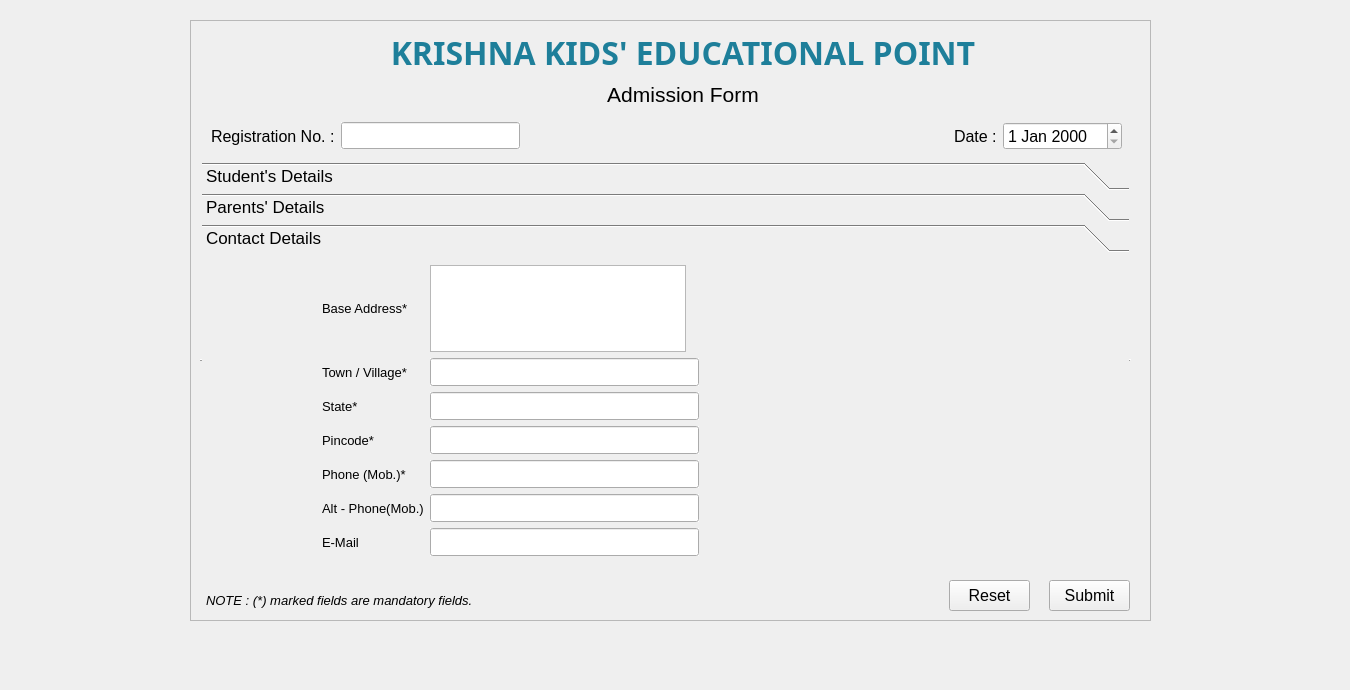
<?xml version="1.0" encoding="UTF-8"?>
<ui version="4.0">
 <class>admissionPage</class>
 <widget class="QWidget" name="admissionPage">
  <property name="geometry">
   <rect>
    <x>0</x>
    <y>0</y>
    <width>1350</width>
    <height>690</height>
   </rect>
  </property>
  <property name="font">
   <font>
    <pointsize>16</pointsize>
   </font>
  </property>
  <property name="windowTitle">
   <string>Form</string>
  </property>
  <property name="autoFillBackground">
   <bool>false</bool>
  </property>
  <widget class="QFrame" name="frame">
   <property name="geometry">
    <rect>
     <x>190</x>
     <y>20</y>
     <width>961</width>
     <height>601</height>
    </rect>
   </property>
   <property name="font">
    <font>
     <pointsize>16</pointsize>
    </font>
   </property>
   <property name="autoFillBackground">
    <bool>true</bool>
   </property>
   <property name="frameShape">
    <enum>QFrame::StyledPanel</enum>
   </property>
   <property name="frameShadow">
    <enum>QFrame::Raised</enum>
   </property>
   <widget class="QWidget" name="layoutWidget">
    <property name="geometry">
     <rect>
      <x>200</x>
      <y>10</y>
      <width>586</width>
      <height>77</height>
     </rect>
    </property>
    <layout class="QVBoxLayout" name="verticalLayout">
     <item>
      <widget class="QLabel" name="lOrgName">
       <property name="font">
        <font>
         <family>Economica</family>
         <pointsize>36</pointsize>
         <weight>75</weight>
         <italic>false</italic>
         <bold>true</bold>
         <underline>false</underline>
         <kerning>true</kerning>
        </font>
       </property>
       <property name="autoFillBackground">
        <bool>true</bool>
       </property>
       <property name="text">
        <string>&lt;html&gt;&lt;head/&gt;&lt;body&gt;&lt;p align=&quot;center&quot;&gt;&lt;span style=&quot; font-size:24pt; color:#1e7f9a;&quot;&gt;KRISHNA KIDS' EDUCATIONAL POINT&lt;/span&gt;&lt;/p&gt;&lt;/body&gt;&lt;/html&gt;</string>
       </property>
       <property name="textFormat">
        <enum>Qt::AutoText</enum>
       </property>
       <property name="alignment">
        <set>Qt::AlignHCenter|Qt::AlignTop</set>
       </property>
       <property name="indent">
        <number>0</number>
       </property>
      </widget>
     </item>
     <item>
      <widget class="QLabel" name="lAdmissionForm">
       <property name="autoFillBackground">
        <bool>true</bool>
       </property>
       <property name="text">
        <string>Admission Form</string>
       </property>
       <property name="alignment">
        <set>Qt::AlignCenter</set>
       </property>
      </widget>
     </item>
    </layout>
   </widget>
   <widget class="QToolBox" name="tbAdmissionForm">
    <property name="geometry">
     <rect>
      <x>10</x>
      <y>140</y>
      <width>931</width>
      <height>401</height>
     </rect>
    </property>
    <property name="font">
     <font>
      <pointsize>13</pointsize>
     </font>
    </property>
    <property name="autoFillBackground">
     <bool>true</bool>
    </property>
    <property name="inputMethodHints">
     <set>Qt::ImhDigitsOnly|Qt::ImhPreferNumbers</set>
    </property>
    <property name="frameShape">
     <enum>QFrame::HLine</enum>
    </property>
    <property name="frameShadow">
     <enum>QFrame::Raised</enum>
    </property>
    <property name="currentIndex">
     <number>2</number>
    </property>
    <property name="tabSpacing">
     <number>3</number>
    </property>
    <widget class="QWidget" name="studentDetails">
     <property name="geometry">
      <rect>
       <x>0</x>
       <y>0</y>
       <width>929</width>
       <height>303</height>
      </rect>
     </property>
     <attribute name="label">
      <string>Student's Details</string>
     </attribute>
     <widget class="QLabel" name="lPhoto">
      <property name="geometry">
       <rect>
        <x>740</x>
        <y>20</y>
        <width>121</width>
        <height>141</height>
       </rect>
      </property>
      <property name="autoFillBackground">
       <bool>true</bool>
      </property>
      <property name="frameShape">
       <enum>QFrame::StyledPanel</enum>
      </property>
      <property name="text">
       <string>Photo</string>
      </property>
      <property name="textFormat">
       <enum>Qt::AutoText</enum>
      </property>
      <property name="scaledContents">
       <bool>true</bool>
      </property>
      <property name="alignment">
       <set>Qt::AlignCenter</set>
      </property>
     </widget>
     <widget class="QCommandLinkButton" name="cbUpload">
      <property name="geometry">
       <rect>
        <x>760</x>
        <y>120</y>
        <width>81</width>
        <height>31</height>
       </rect>
      </property>
      <property name="autoFillBackground">
       <bool>true</bool>
      </property>
      <property name="text">
       <string>Upload</string>
      </property>
      <property name="shortcut">
       <string>Ctrl+U</string>
      </property>
     </widget>
     <widget class="QWidget" name="layoutWidget">
      <property name="geometry">
       <rect>
        <x>60</x>
        <y>30</y>
        <width>491</width>
        <height>261</height>
       </rect>
      </property>
      <layout class="QGridLayout" name="gridLayout">
       <item row="0" column="0">
        <widget class="QLabel" name="lName">
         <property name="font">
          <font>
           <pointsize>10</pointsize>
          </font>
         </property>
         <property name="autoFillBackground">
          <bool>true</bool>
         </property>
         <property name="text">
          <string>Name of Student*</string>
         </property>
         <property name="buddy">
          <cstring>leNameStudent</cstring>
         </property>
        </widget>
       </item>
       <item row="0" column="1" rowspan="7">
        <layout class="QVBoxLayout" name="verticalLayout_2">
         <item>
          <widget class="QLineEdit" name="leNameStudent">
           <property name="font">
            <font>
             <pointsize>12</pointsize>
            </font>
           </property>
           <property name="autoFillBackground">
            <bool>true</bool>
           </property>
          </widget>
         </item>
         <item>
          <widget class="QDateEdit" name="deDOB">
           <property name="font">
            <font>
             <pointsize>12</pointsize>
            </font>
           </property>
           <property name="autoFillBackground">
            <bool>true</bool>
           </property>
          </widget>
         </item>
         <item>
          <widget class="QComboBox" name="cbGender">
           <property name="font">
            <font>
             <pointsize>12</pointsize>
            </font>
           </property>
           <property name="autoFillBackground">
            <bool>true</bool>
           </property>
           <item>
            <property name="text">
             <string>SELECT</string>
            </property>
           </item>
           <item>
            <property name="text">
             <string>Male</string>
            </property>
           </item>
           <item>
            <property name="text">
             <string>Female</string>
            </property>
           </item>
          </widget>
         </item>
         <item>
          <widget class="QLineEdit" name="leStd">
           <property name="font">
            <font>
             <pointsize>12</pointsize>
            </font>
           </property>
           <property name="autoFillBackground">
            <bool>true</bool>
           </property>
          </widget>
         </item>
         <item>
          <widget class="QLineEdit" name="leBloodGrp">
           <property name="font">
            <font>
             <pointsize>12</pointsize>
            </font>
           </property>
           <property name="autoFillBackground">
            <bool>true</bool>
           </property>
          </widget>
         </item>
         <item>
          <widget class="QLineEdit" name="leReligion">
           <property name="font">
            <font>
             <pointsize>12</pointsize>
            </font>
           </property>
           <property name="autoFillBackground">
            <bool>true</bool>
           </property>
          </widget>
         </item>
         <item>
          <widget class="QLineEdit" name="leNationality">
           <property name="font">
            <font>
             <pointsize>12</pointsize>
            </font>
           </property>
           <property name="autoFillBackground">
            <bool>true</bool>
           </property>
          </widget>
         </item>
        </layout>
       </item>
       <item row="1" column="0">
        <widget class="QLabel" name="lDOB">
         <property name="font">
          <font>
           <pointsize>10</pointsize>
          </font>
         </property>
         <property name="autoFillBackground">
          <bool>true</bool>
         </property>
         <property name="text">
          <string>Date of Birth*</string>
         </property>
         <property name="buddy">
          <cstring>deDOB</cstring>
         </property>
        </widget>
       </item>
       <item row="2" column="0">
        <widget class="QLabel" name="lGender">
         <property name="font">
          <font>
           <pointsize>10</pointsize>
          </font>
         </property>
         <property name="autoFillBackground">
          <bool>true</bool>
         </property>
         <property name="text">
          <string>Gender*</string>
         </property>
         <property name="buddy">
          <cstring>cbGender</cstring>
         </property>
        </widget>
       </item>
       <item row="3" column="0">
        <widget class="QLabel" name="lStd">
         <property name="font">
          <font>
           <pointsize>10</pointsize>
          </font>
         </property>
         <property name="autoFillBackground">
          <bool>true</bool>
         </property>
         <property name="text">
          <string>Class</string>
         </property>
         <property name="buddy">
          <cstring>leStd</cstring>
         </property>
        </widget>
       </item>
       <item row="4" column="0">
        <widget class="QLabel" name="lBloodGrp">
         <property name="font">
          <font>
           <pointsize>10</pointsize>
          </font>
         </property>
         <property name="autoFillBackground">
          <bool>true</bool>
         </property>
         <property name="text">
          <string>Blood Group</string>
         </property>
         <property name="buddy">
          <cstring>leBloodGrp</cstring>
         </property>
        </widget>
       </item>
       <item row="6" column="0">
        <widget class="QLabel" name="lNationality">
         <property name="font">
          <font>
           <pointsize>10</pointsize>
          </font>
         </property>
         <property name="autoFillBackground">
          <bool>true</bool>
         </property>
         <property name="text">
          <string>Nationality*</string>
         </property>
         <property name="buddy">
          <cstring>leNationality</cstring>
         </property>
        </widget>
       </item>
       <item row="5" column="0">
        <widget class="QLabel" name="lReligion">
         <property name="font">
          <font>
           <pointsize>10</pointsize>
          </font>
         </property>
         <property name="autoFillBackground">
          <bool>true</bool>
         </property>
         <property name="text">
          <string>Religion</string>
         </property>
         <property name="buddy">
          <cstring>leReligion</cstring>
         </property>
        </widget>
       </item>
      </layout>
     </widget>
    </widget>
    <widget class="QWidget" name="parentsDetails">
     <property name="geometry">
      <rect>
       <x>0</x>
       <y>0</y>
       <width>929</width>
       <height>303</height>
      </rect>
     </property>
     <attribute name="label">
      <string>Parents' Details</string>
     </attribute>
     <widget class="QWidget" name="layoutWidget">
      <property name="geometry">
       <rect>
        <x>80</x>
        <y>40</y>
        <width>501</width>
        <height>201</height>
       </rect>
      </property>
      <layout class="QGridLayout" name="gridLayout_2">
       <item row="0" column="0">
        <widget class="QLabel" name="lNameFather">
         <property name="font">
          <font>
           <pointsize>10</pointsize>
          </font>
         </property>
         <property name="autoFillBackground">
          <bool>true</bool>
         </property>
         <property name="text">
          <string>Father's Name*</string>
         </property>
         <property name="buddy">
          <cstring>leNameStudent</cstring>
         </property>
        </widget>
       </item>
       <item row="0" column="1" rowspan="4">
        <layout class="QVBoxLayout" name="verticalLayout_3">
         <item>
          <widget class="QLineEdit" name="leNameFather">
           <property name="font">
            <font>
             <pointsize>12</pointsize>
            </font>
           </property>
           <property name="autoFillBackground">
            <bool>true</bool>
           </property>
          </widget>
         </item>
         <item>
          <widget class="QLineEdit" name="leNameMother">
           <property name="font">
            <font>
             <pointsize>12</pointsize>
            </font>
           </property>
           <property name="autoFillBackground">
            <bool>true</bool>
           </property>
          </widget>
         </item>
         <item>
          <widget class="QLineEdit" name="leFatherOccupation">
           <property name="font">
            <font>
             <pointsize>12</pointsize>
            </font>
           </property>
           <property name="autoFillBackground">
            <bool>true</bool>
           </property>
          </widget>
         </item>
         <item>
          <widget class="QLineEdit" name="leMotherOccupation">
           <property name="font">
            <font>
             <pointsize>12</pointsize>
            </font>
           </property>
           <property name="autoFillBackground">
            <bool>true</bool>
           </property>
          </widget>
         </item>
        </layout>
       </item>
       <item row="1" column="0">
        <widget class="QLabel" name="lNameMother">
         <property name="font">
          <font>
           <pointsize>10</pointsize>
          </font>
         </property>
         <property name="autoFillBackground">
          <bool>true</bool>
         </property>
         <property name="text">
          <string>Mother's Name*</string>
         </property>
         <property name="buddy">
          <cstring>leNameStudent</cstring>
         </property>
        </widget>
       </item>
       <item row="2" column="0">
        <widget class="QLabel" name="lFatherOccupation">
         <property name="font">
          <font>
           <pointsize>10</pointsize>
          </font>
         </property>
         <property name="autoFillBackground">
          <bool>true</bool>
         </property>
         <property name="text">
          <string>Father's Occupation*</string>
         </property>
         <property name="buddy">
          <cstring>leNameStudent</cstring>
         </property>
        </widget>
       </item>
       <item row="3" column="0">
        <widget class="QLabel" name="lMotherOccupation">
         <property name="font">
          <font>
           <pointsize>10</pointsize>
          </font>
         </property>
         <property name="autoFillBackground">
          <bool>true</bool>
         </property>
         <property name="text">
          <string>Mother's Occupation</string>
         </property>
         <property name="buddy">
          <cstring>leNameStudent</cstring>
         </property>
        </widget>
       </item>
      </layout>
     </widget>
    </widget>
    <widget class="QWidget" name="contactDetails">
     <property name="geometry">
      <rect>
       <x>0</x>
       <y>0</y>
       <width>929</width>
       <height>303</height>
      </rect>
     </property>
     <attribute name="label">
      <string>Contact Details</string>
     </attribute>
     <widget class="QWidget" name="layoutWidget">
      <property name="geometry">
       <rect>
        <x>120</x>
        <y>10</y>
        <width>377</width>
        <height>291</height>
       </rect>
      </property>
      <layout class="QGridLayout" name="gridLayout_3">
       <item row="0" column="0">
        <widget class="QLabel" name="lBaseAdd">
         <property name="font">
          <font>
           <pointsize>10</pointsize>
          </font>
         </property>
         <property name="autoFillBackground">
          <bool>true</bool>
         </property>
         <property name="text">
          <string>Base Address*</string>
         </property>
         <property name="buddy">
          <cstring>leNameStudent</cstring>
         </property>
        </widget>
       </item>
       <item row="0" column="1">
        <widget class="QPlainTextEdit" name="teBaseAdd">
         <property name="sizePolicy">
          <sizepolicy hsizetype="Fixed" vsizetype="Fixed">
           <horstretch>0</horstretch>
           <verstretch>0</verstretch>
          </sizepolicy>
         </property>
         <property name="font">
          <font>
           <pointsize>10</pointsize>
          </font>
         </property>
         <property name="autoFillBackground">
          <bool>true</bool>
         </property>
        </widget>
       </item>
       <item row="1" column="0">
        <widget class="QLabel" name="lTownVillage">
         <property name="font">
          <font>
           <pointsize>10</pointsize>
          </font>
         </property>
         <property name="autoFillBackground">
          <bool>true</bool>
         </property>
         <property name="text">
          <string>Town / Village*</string>
         </property>
         <property name="buddy">
          <cstring>leNameStudent</cstring>
         </property>
        </widget>
       </item>
       <item row="1" column="1">
        <widget class="QLineEdit" name="leTown">
         <property name="autoFillBackground">
          <bool>true</bool>
         </property>
        </widget>
       </item>
       <item row="2" column="0">
        <widget class="QLabel" name="lState">
         <property name="font">
          <font>
           <pointsize>10</pointsize>
          </font>
         </property>
         <property name="autoFillBackground">
          <bool>true</bool>
         </property>
         <property name="text">
          <string>State*</string>
         </property>
         <property name="buddy">
          <cstring>leNameStudent</cstring>
         </property>
        </widget>
       </item>
       <item row="2" column="1">
        <widget class="QLineEdit" name="leState">
         <property name="autoFillBackground">
          <bool>true</bool>
         </property>
        </widget>
       </item>
       <item row="3" column="0">
        <widget class="QLabel" name="lPincode">
         <property name="font">
          <font>
           <pointsize>10</pointsize>
          </font>
         </property>
         <property name="autoFillBackground">
          <bool>true</bool>
         </property>
         <property name="text">
          <string>Pincode*</string>
         </property>
         <property name="buddy">
          <cstring>leNameStudent</cstring>
         </property>
        </widget>
       </item>
       <item row="3" column="1">
        <widget class="QLineEdit" name="lePincode">
         <property name="autoFillBackground">
          <bool>true</bool>
         </property>
         <property name="inputMethodHints">
          <set>Qt::ImhDigitsOnly</set>
         </property>
        </widget>
       </item>
       <item row="4" column="0">
        <widget class="QLabel" name="lPhone">
         <property name="font">
          <font>
           <pointsize>10</pointsize>
          </font>
         </property>
         <property name="autoFillBackground">
          <bool>true</bool>
         </property>
         <property name="text">
          <string>Phone (Mob.)*</string>
         </property>
         <property name="buddy">
          <cstring>leNameStudent</cstring>
         </property>
        </widget>
       </item>
       <item row="4" column="1">
        <widget class="QLineEdit" name="lePhone">
         <property name="autoFillBackground">
          <bool>true</bool>
         </property>
         <property name="inputMethodHints">
          <set>Qt::ImhDigitsOnly</set>
         </property>
        </widget>
       </item>
       <item row="5" column="0">
        <widget class="QLabel" name="lPhone_2">
         <property name="font">
          <font>
           <pointsize>10</pointsize>
          </font>
         </property>
         <property name="autoFillBackground">
          <bool>true</bool>
         </property>
         <property name="text">
          <string>Alt - Phone(Mob.)</string>
         </property>
         <property name="buddy">
          <cstring>leNameStudent</cstring>
         </property>
        </widget>
       </item>
       <item row="5" column="1">
        <widget class="QLineEdit" name="lePhone_2">
         <property name="autoFillBackground">
          <bool>true</bool>
         </property>
         <property name="inputMethodHints">
          <set>Qt::ImhDigitsOnly</set>
         </property>
        </widget>
       </item>
       <item row="6" column="0">
        <widget class="QLabel" name="lEmail">
         <property name="font">
          <font>
           <pointsize>10</pointsize>
          </font>
         </property>
         <property name="autoFillBackground">
          <bool>true</bool>
         </property>
         <property name="text">
          <string>E-Mail</string>
         </property>
         <property name="buddy">
          <cstring>leNameStudent</cstring>
         </property>
        </widget>
       </item>
       <item row="6" column="1">
        <widget class="QLineEdit" name="leEmail">
         <property name="autoFillBackground">
          <bool>true</bool>
         </property>
         <property name="inputMethodHints">
          <set>Qt::ImhEmailCharactersOnly</set>
         </property>
        </widget>
       </item>
      </layout>
     </widget>
    </widget>
   </widget>
   <widget class="QWidget" name="layoutWidget">
    <property name="geometry">
     <rect>
      <x>21</x>
      <y>100</y>
      <width>911</width>
      <height>32</height>
     </rect>
    </property>
    <layout class="QHBoxLayout" name="horizontalLayout_3">
     <item>
      <layout class="QHBoxLayout" name="horizontalLayout">
       <item>
        <widget class="QLabel" name="lRegNo">
         <property name="font">
          <font>
           <pointsize>12</pointsize>
          </font>
         </property>
         <property name="autoFillBackground">
          <bool>true</bool>
         </property>
         <property name="text">
          <string>Registration No. :</string>
         </property>
        </widget>
       </item>
       <item>
        <widget class="QLineEdit" name="leRegNo">
         <property name="font">
          <font>
           <pointsize>12</pointsize>
          </font>
         </property>
         <property name="autoFillBackground">
          <bool>true</bool>
         </property>
         <property name="readOnly">
          <bool>true</bool>
         </property>
        </widget>
       </item>
      </layout>
     </item>
     <item>
      <spacer name="horizontalSpacer">
       <property name="orientation">
        <enum>Qt::Horizontal</enum>
       </property>
       <property name="sizeHint" stdset="0">
        <size>
         <width>428</width>
         <height>20</height>
        </size>
       </property>
      </spacer>
     </item>
     <item>
      <layout class="QHBoxLayout" name="horizontalLayout_2">
       <item>
        <widget class="QLabel" name="lDateCur">
         <property name="font">
          <font>
           <pointsize>12</pointsize>
          </font>
         </property>
         <property name="autoFillBackground">
          <bool>true</bool>
         </property>
         <property name="text">
          <string>Date :</string>
         </property>
        </widget>
       </item>
       <item>
        <widget class="QDateEdit" name="deRegDate">
         <property name="font">
          <font>
           <pointsize>12</pointsize>
          </font>
         </property>
         <property name="autoFillBackground">
          <bool>true</bool>
         </property>
        </widget>
       </item>
      </layout>
     </item>
    </layout>
   </widget>
   <widget class="QPushButton" name="pbReset">
    <property name="geometry">
     <rect>
      <x>759</x>
      <y>560</y>
      <width>81</width>
      <height>31</height>
     </rect>
    </property>
    <property name="font">
     <font>
      <pointsize>12</pointsize>
     </font>
    </property>
    <property name="autoFillBackground">
     <bool>true</bool>
    </property>
    <property name="text">
     <string>Reset</string>
    </property>
   </widget>
   <widget class="QPushButton" name="pbSubmit">
    <property name="geometry">
     <rect>
      <x>859</x>
      <y>560</y>
      <width>81</width>
      <height>31</height>
     </rect>
    </property>
    <property name="font">
     <font>
      <pointsize>12</pointsize>
     </font>
    </property>
    <property name="autoFillBackground">
     <bool>true</bool>
    </property>
    <property name="text">
     <string>Submit</string>
    </property>
   </widget>
   <widget class="QLabel" name="lMandatory">
    <property name="geometry">
     <rect>
      <x>16</x>
      <y>570</y>
      <width>601</width>
      <height>20</height>
     </rect>
    </property>
    <property name="font">
     <font>
      <pointsize>10</pointsize>
      <italic>true</italic>
     </font>
    </property>
    <property name="autoFillBackground">
     <bool>true</bool>
    </property>
    <property name="text">
     <string>NOTE : (*) marked fields are mandatory fields. </string>
    </property>
   </widget>
  </widget>
 </widget>
 <tabstops>
  <tabstop>leNameStudent</tabstop>
  <tabstop>deDOB</tabstop>
  <tabstop>cbGender</tabstop>
  <tabstop>leStd</tabstop>
  <tabstop>leBloodGrp</tabstop>
  <tabstop>cbUpload</tabstop>
  <tabstop>leNameFather</tabstop>
  <tabstop>leNameMother</tabstop>
  <tabstop>leFatherOccupation</tabstop>
  <tabstop>leMotherOccupation</tabstop>
  <tabstop>teBaseAdd</tabstop>
  <tabstop>leTown</tabstop>
  <tabstop>leState</tabstop>
  <tabstop>lePincode</tabstop>
  <tabstop>lePhone</tabstop>
  <tabstop>lePhone_2</tabstop>
  <tabstop>leEmail</tabstop>
  <tabstop>pbReset</tabstop>
  <tabstop>pbSubmit</tabstop>
  <tabstop>deRegDate</tabstop>
  <tabstop>leRegNo</tabstop>
 </tabstops>
 <resources/>
 <connections/>
</ui>
